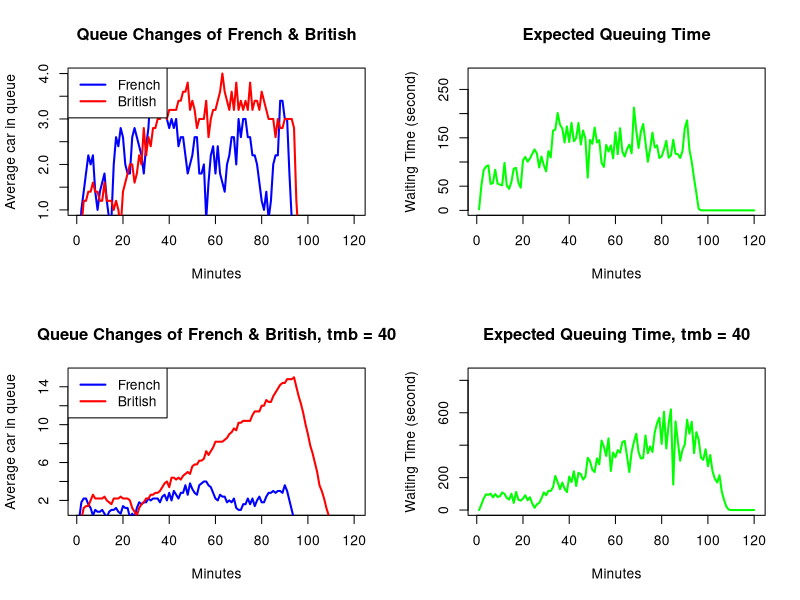

This figure's R source: (Note: a time limit stopped this script after it produced the figure.)
## Maxmillan Ries - S2585467 Wanying Liang -S2503745 Kexin Yan -S2520957
## Due to the difficulty of splitting statistical programming code amongst different people, 
## we opted to do the assignment more or less individually (helping each other when stuck, such as making split_punct more efficient),
## and combinig our solutions at the end, making sure we all learnt and understood what was required. 
## To do this, we sat in several Teams calls and shared our screen in a form of pair-programming.
## Since we all did the full assignment separately, we roughly had equal contributions.


## Construct a function to simulate cars passing through French passport control and British passport control at a French ferry terminal.
qsim <- function(mf,mb,a.rate,trb,trf,tmb,tmf,maxb,time=7200,stop_queue=1800){
  ## Time and stop_queue is set as a default value to limited the interest within 2 hour and defined that check-in closes 30 minutes before departure. 
  
  ## Initialization.
  French_queue <- array(0, dim = mf) ## number of cars in each queue in French Passport control stations 
  British_queue <- array(0, dim = mb) ## number of cars in each queue in British Passport control stations
  French_time <- array(0, dim = mf) ## time is still needed for processing of each queue in French Passport control stations 
  British_time <- array(0, dim = mb) ## time is still needed for processing of each queue in British Passport control stations 
  
  ## Initialize the return list.
  nf <- numeric(0)
  nb <- numeric(0)
  eq <- numeric(0)

  ## Start iterations
  for (i in 1:time){
    ## Decide if there is new car will come, if it will come, distribute the car to the shortest queue.
    if (i<time-stop_queue && runif(1)< a.rate){
      French_join <- which.min(French_queue)
      French_queue[French_join] <- French_queue[French_join]+1
      if(French_time[French_join] <= 0){
        French_time[French_join] <- runif(1, min = tmf, max = tmf+trf) ## model the time as uniform.
      }
    }
    
    ## Initialize a variable to store an index.
    smallest_available_ind <- c(0)
    
    ## Reduce one second for the processing time and check if there is a car need to move.
    if (i > 1){
      ## Reduce the processing time.
      processing_french_ind <- which(French_time>0)
      French_time[processing_french_ind] <- French_time[processing_french_ind] - 1
      processing_british_ind <- which(British_time>0)
      British_time[processing_british_ind] <- British_time[processing_british_ind] - 1
      
      ## Find which queue in French has finished.
      French_finished_ind <- intersect(which(French_queue>0),which(French_time<=0))
      
      ## Check the number of queues in British is available.
      british_avaliable_ind <- which(British_queue < maxb)
      if (length(French_finished_ind)>0 && length(british_avaliable_ind)>0){
        if (length(French_finished_ind) <= length(british_avaliable_ind)){
          smallest_available_ind <- order(British_queue, decreasing = FALSE)[1:length(French_finished_ind)]
        }else{
          ## In case where the number of the queue in British is smaller than that in French.
          smallest_available_ind <- order(British_queue, decreasing = FALSE)[1:length(british_avaliable_ind)]
          French_finished_ind <- sample(French_finished_ind, length(british_avaliable_ind))
        }
      }
      
      
      ## Find how cars move from French Control Center to British Control Center.
      French_queue[French_finished_ind] <- French_queue[French_finished_ind] - 1
      
      ## See if the one leaving is the last car in the queue. The processing time won't be updated if the car is the last one.  
      French_update_ind <- intersect(French_finished_ind, which(French_queue>0))
      French_time[French_update_ind] <- runif(length(French_update_ind), min = tmf, max = tmf+trf)
      
      ## Drive the car to British queue.
      British_queue[smallest_available_ind] <- British_queue[smallest_available_ind] + 1
    
      
      ## Check the British Control Center and set the British processing time for next car.
      british_ini_ind <- intersect(intersect(which(British_time <= 0), which(British_queue > 0)),smallest_available_ind)
      British_time[british_ini_ind] <- runif(length(british_ini_ind), min = tmb, max = tmb+trb)
      
      ## Delete the finished car of the whole checking process.
      queueed_index <- which(British_queue > 0)
      finished_index <- which(British_time <= 0)
      british_ini_index <- intersect(queueed_index, finished_index)
      British_queue[british_ini_index] <- British_queue[british_ini_index] - 1

      ## Set new processing times for British queues with cars left after previous car has left.
      british_ini_ind <- intersect(intersect(which(British_time <= 0), which(British_queue > 0)),british_ini_index)
      British_time[british_ini_ind] <- runif(length(british_ini_ind), min = tmb, max = tmb+trb)
      
    }
    
    
    ## Record average queue time and expected waiting time in each new model.
    nf <- append(nf, mean(French_queue))
    nb <- append(nb, mean(British_queue))
    eq <- append(eq, mean(French_queue)*mean(French_time)+mean(British_queue)*mean(British_time))
    
  }
  
  
  ## Return a list with 3 named elements.
  return_list <- list(nf = nf, nb = nb, eq = eq)
  return(return_list)
  
}

## Start simulation.
return_list <- qsim(mf=5,mb=5,a.rate=.1,trb=40,trf=40,tmb=30,tmf=30,maxb=20)

## Read the named element form return list.
nf <- return_list$nf
nb <- return_list$nb
eq <- return_list$eq


## Start simulation with tmb is changed to 40.
return_list2 <- qsim(mf=5,mb=5,a.rate=.1,trb=40,trf=40,tmb=40,tmf=30,maxb=20)

## Read the named element form return list.
nf2 <- return_list2$nf
nb2 <- return_list2$nb
eq2 <- return_list2$eq


## Produce a 4 panel 2 row, 2 column plot.
layout(matrix(c(1,2,3,4),2,2,byrow=TRUE))

## For better visualization, these graphs are plotted in minutes instead of seconds.
## Figure 1 : how the French and British queue lengths are changing over time in minutes.
plot(NULL, xlim = c(1,7200/60), ylim = c(1,max(nf)), type = "n", xlab = "Minutes", ylab = "Average car in queue")
lines(nf[seq(1,length(nf),by=60)], col = "blue", lwd = 2)
lines(nb[seq(1,length(nb),by=60)], col = "red", lwd = 2)
legend("topleft", legend = c("French", "British"), col = c("blue", "red"), lwd = 2)
title(main = "Queue Changes of French & British")

## Figure 2: how the expected queuing time changes over time in minutes.
plot(NULL, xlim = c(1,7200/60), ylim = c(1,max(eq)), type = "n", xlab = "Minutes", ylab = "Waiting Time (second)")
lines(eq[seq(1,length(eq),by=60)], col = "green", lwd = 2)
title(main = "Expected Queuing Time")

## Figure 3: how the French and British queue lengths are changing over time in minutes when tmb = 40.
plot(NULL, xlim = c(1,7200/60), ylim = c(1,max(nb2)), type = "n", xlab = "Minutes", ylab = "Average car in queue")
lines(nf2[seq(1,length(nf2),by=60)], col = "blue", lwd = 2)
lines(nb2[seq(1,length(nb2),by=60)], col = "red", lwd = 2)
legend("topleft", legend = c("French", "British"), col = c("blue", "red"), lwd = 2)
title(main = "Queue Changes of French & British, tmb = 40")

## Figure 4: how the expected queuing time changes over time in minutes when tmb = 40.
plot(NULL, xlim = c(1,7200/60), ylim = c(1,max(eq2)), type = "n", xlab = "Minutes", ylab = "Waiting Time (second)")
lines(eq2[seq(1,length(eq2),by=60)], col = "green", lwd = 2)
title(main = "Expected Queuing Time, tmb = 40")


## Estimate the probability of at least one car missing the ferry departure with mf=5,mb=5,a.rate=.1,trb=40,trf=40,tmb=30,tmf=30,maxb=20.
car <- 0
for (i in 1:100){
  return_list_missing <- qsim(mf=5,mb=5,a.rate=.1,trb=40,trf=40,tmb=30,tmf=30,maxb=20)
  if (return_list_missing$eq[7200] != 0){
    car <- car + 1
  }
}

cat("The probability of at least one car missing the ferry departure is ", car, "%")
## We found that there will be no missing car when tmb = 30. However, from the plot, we can inference there will be missing car when the tmb changed to 40.
